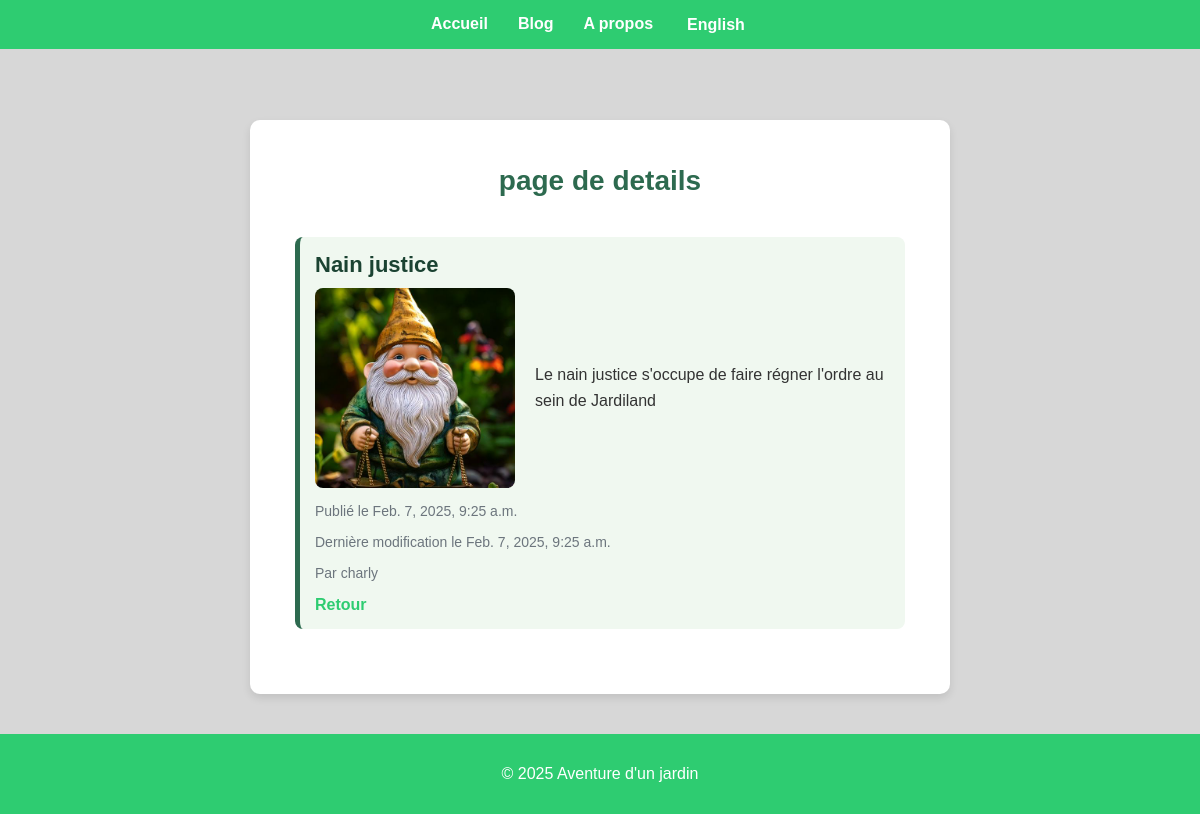
/1/, run on the app's committed database.
### blog/models.py (models this page shows, shortened)
class Post(models.Model):
    title = models.CharField(max_length=200 , unique= True)
    slug = models.SlugField(max_length=200, unique= True)
    author = models.ForeignKey(User , on_delete= models.CASCADE, related_name='blog_posts')
    created_on = models.DateTimeField(auto_now= True)
    updated_on = models.DateTimeField(auto_now= True)
    content = models.TextField()
    status = models.IntegerField(choices=STATUS , default=0)
    image = models.ImageField(upload_to='post_images/', null=True, blank=True)
    class Meta:
        ordering = ['-created_on']

### blog/views.py (the view)
# urls.py: path('<int:pk>/', views.post_detail, name="post_detail"),
def post_detail(request, pk):
    post = get_object_or_404(Post, pk=pk)
    return render(request, 'post_details.html', {'post': post})

### blog/templates/post_details.html (shortened to what this page needs)
{% extends 'base.html'%}
{% load i18n %}
{% block content %}
    <div class="blog-container">
        <h1 class="blog-title">{% trans "page de details"%}</h1>
        {% if post %}
        <div class="post">
            <h2 class="post-title">{{ post.title }}</h2>
            <div class="post-content">
                <img src="{{ post.image.url }}" alt="{{ post.title }}" class="post-image">
                <p>{{ post.content }}</p>
            </div>
                <p class="post-meta">{%trans "Publié le"%} <span>{{ post.created_on }}</span></p>
                <p class="post-meta">{% trans "Dernière modification le"%} <span>{{ post.updated_on }}</span></p>
                <p class="post-meta">{% trans "Par"%} <span>{{ post.author }}</span></p>
            <a href="{% url 'blog:blog' %}" class="post-link">{% trans "Retour"%}</a>
        </div>
        {% endif %}
    </div>
{% endblock %}

### blog/static/css/app.css (style rules this page uses)
:root { --vert-nature: #2ecc71; --vert-fonce: #27ae60; --gris-clair: #f5f5f5; --blanc: #ffffff; }
*,*::after,*::before { margin: 0; padding: 0; box-sizing: border-box; }
body { font-family: 'Poppins', sans-serif; background-color: #d7d7d7; margin: 0; padding: 0; color: #333; }
.blog-container { max-width: 700px; margin: 40px auto; padding: 45px; background: #fff; border-radius: 10px; box-shadow: 0 4px 8px rgba(0, 0, 0, 0.1); }
.blog-title { text-align: center; color: #2d6a4f; font-size: 28px; margin-bottom: 40px; }
.post { padding: 15px; border-left: 5px solid #2d6a4f; background: #f0f8f0; border-radius: 8px; margin-bottom: 20px; }
.post-title { font-size: 22px; color: #1b4332; margin-bottom: 10px; }
.post-meta { font-size: 14px; color: #6c757d; margin-bottom: 15px; }
.post-image { max-width: 200px; max-height: 200px; object-fit: cover; border-radius: 8px; margin-right: 20px; }
.post-content { display: flex; align-items: center; margin-bottom: 15px; }
.post-content p { font-size: 16px; line-height: 1.6; color: #333; }
a { text-decoration: none; color: var(--vert-nature); font-weight: bold; }

### data on the page
Post: title "Nain justice", image (picture), content "Le nain justice s'occupe de faire régner l'ordre au sein de Jardiland", created_on "Feb. 7, 2025, 9:25 a.m.", updated_on "Feb. 7, 2025, 9:25 a.m.", author "charly"
